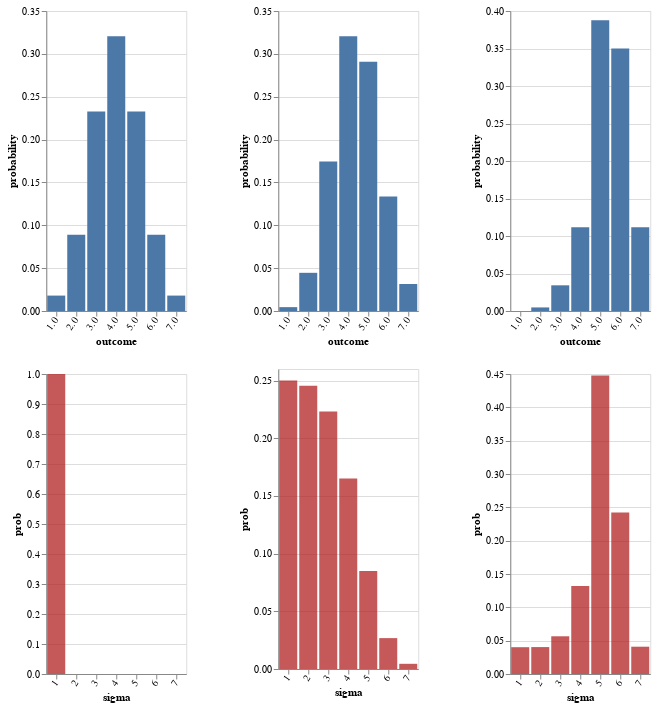

The notebook cell this image was saved under:
### Code cell
writeIORef cacheRef (0, Map.empty)

-- vlShow . sidewaysDists <$> sequence
--   [ titled "Price Prior" . barFromDist <$> enumD worldPrior
--   , titled "Literal Price Posterior" . barFromDist <$> enumD (thresholdPrior >>= fmap fst . literal UExp)
--   ] 

vlShow . sidewaysDists <$> traverse mkGraph
  [ listener infoLGJohn cacheRef (0, UTall, 1)
  , tp infoLGJohn >>= \l -> listener infoLGJohn cacheRef (0, UTall, l)
  , listener infoLGJohn cacheRef (1, UTall, 1)
--   , listener infoLGJohn cacheRef (2, UTall, 1)
--   , listener infoLGJohn cacheRef (3, UTall, 2)
  ]

### Figure 1 — Vega-Lite specification as saved in the notebook (floating-point values rounded to 4 significant figures)
{"$schema": "https://vega.github.io/schema/vega-lite/v3.json", "hconcat": [{"$schema": "https://vega.github.io/schema/vega-lite/v3.json", "center": true, "vconcat": [{"$schema": "https://vega.github.io/schema/vega-lite/v3.json", "data": {"values": [{"outcome": "1.0", "probability": 0.01799}, {"outcome": "2.0", "probability": 0.0891}, {"outcome": "3.0", "probability": 0.2327}, {"outcome": "4.0", "probability": 0.3204}, {"outcome": "5.0", "probability": 0.2327}, {"outcome": "6.0", "probability": 0.0891}, {"outcome": "7.0", "probability": 0.01799}]}, "description": "", "encoding": {"x": {"axis": {"labelAngle": -55}, "field": "outcome", "scale": {"rangeStep": 30}, "sort": null, "type": "ordinal"}, "y": {"field": "probability", "type": "quantitative"}}, "mark": "bar"}, {"$schema": "https://vega.github.io/schema/vega-lite/v3.json", "data": {"values": [{"prob": 1, "sigma": "1"}]}, "description": "", "encoding": {"x": {"axis": {"labelAngle": -55}, "field": "sigma", "scale": {"domain": ["1", "2", "3", "4", "5", "6", "7"], "rangeStep": 30}, "sort": null, "type": "ordinal"}, "y": {"field": "prob", "type": "quantitative"}}, "mark": {"color": "firebrick", "opacity": 0.75, "type": "bar"}}]}, {"$schema": "https://vega.github.io/schema/vega-lite/v3.json", "center": true, "vconcat": [{"$schema": "https://vega.github.io/schema/vega-lite/v3.json", "data": {"values": [{"outcome": "1.0", "probability": 0.004497}, {"outcome": "2.0", "probability": 0.04455}, {"outcome": "3.0", "probability": 0.1745}, {"outcome": "4.0", "probability": 0.3204}, {"outcome": "5.0", "probability": 0.2909}, {"outcome": "6.0", "probability": 0.1336}, {"outcome": "7.0", "probability": 0.03148}]}, "description": "", "encoding": {"x": {"axis": {"labelAngle": -55}, "field": "outcome", "scale": {"rangeStep": 30}, "sort": null, "type": "ordinal"}, "y": {"field": "probability", "type": "quantitative"}}, "mark": "bar"}, {"$schema": "https://vega.github.io/schema/vega-lite/v3.json", "data": {"values": [{"prob": 0.25, "sigma": "1"}, {"prob": 0.2455, "sigma": "2"}, {"prob": 0.2232, "sigma": "3"}, {"prob": 0.1651, "sigma": "4"}, {"prob": 0.08494, "sigma": "5"}, {"prob": 0.02677, "sigma": "6"}, {"prob": 0.004497, "sigma": "7"}]}, "description": "", "encoding": {"x": {"axis": {"labelAngle": -55}, "field": "sigma", "scale": {"domain": ["1", "2", "3", "4", "5", "6", "7"], "rangeStep": 30}, "sort": null, "type": "ordinal"}, "y": {"field": "prob", "type": "quantitative"}}, "mark": {"color": "firebrick", "opacity": 0.75, "type": "bar"}}]}, {"$schema": "https://vega.github.io/schema/vega-lite/v3.json", "center": true, "vconcat": [{"$schema": "https://vega.github.io/schema/vega-lite/v3.json", "data": {"values": [{"outcome": "1.0", "probability": 2.341e-07}, {"outcome": "2.0", "probability": 0.004768}, {"outcome": "3.0", "probability": 0.03425}, {"outcome": "4.0", "probability": 0.1117}, {"outcome": "5.0", "probability": 0.3878}, {"outcome": "6.0", "probability": 0.3499}, {"outcome": "7.0", "probability": 0.1116}]}, "description": "", "encoding": {"x": {"axis": {"labelAngle": -55}, "field": "outcome", "scale": {"rangeStep": 30}, "sort": null, "type": "ordinal"}, "y": {"field": "probability", "type": "quantitative"}}, "mark": "bar"}, {"$schema": "https://vega.github.io/schema/vega-lite/v3.json", "data": {"values": [{"prob": 0.04022, "sigma": "1"}, {"prob": 0.04039, "sigma": "2"}, {"prob": 0.05658, "sigma": "3"}, {"prob": 0.1321, "sigma": "4"}, {"prob": 0.4477, "sigma": "5"}, {"prob": 0.2421, "sigma": "6"}, {"prob": 0.04096, "sigma": "7"}]}, "description": "", "encoding": {"x": {"axis": {"labelAngle": -55}, "field": "sigma", "scale": {"domain": ["1", "2", "3", "4", "5", "6", "7"], "rangeStep": 30}, "sort": null, "type": "ordinal"}, "y": {"field": "prob", "type": "quantitative"}}, "mark": {"color": "firebrick", "opacity": 0.75, "type": "bar"}}]}], "spacing": 50}
